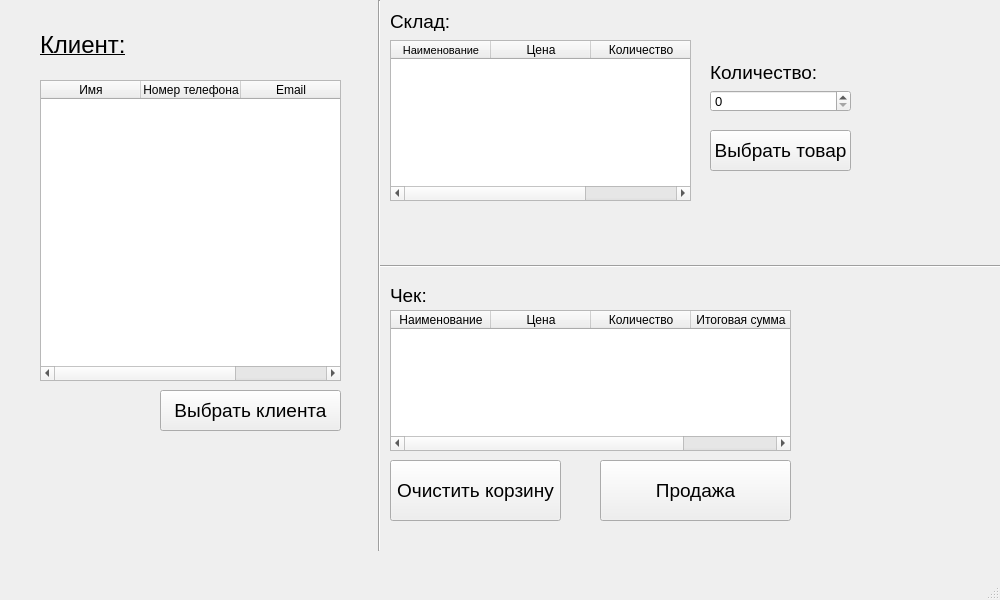
<?xml version="1.0" encoding="UTF-8"?>
<ui version="4.0">
 <class>MainWindow</class>
 <widget class="QMainWindow" name="MainWindow">
  <property name="geometry">
   <rect>
    <x>0</x>
    <y>0</y>
    <width>1000</width>
    <height>600</height>
   </rect>
  </property>
  <property name="windowTitle">
   <string>MainWindow</string>
  </property>
  <widget class="QWidget" name="centralwidget">
   <widget class="QLabel" name="label">
    <property name="geometry">
     <rect>
      <x>40</x>
      <y>30</y>
      <width>101</width>
      <height>31</height>
     </rect>
    </property>
    <property name="text">
     <string>&lt;html&gt;&lt;head/&gt;&lt;body&gt;&lt;p&gt;&lt;span style=&quot; font-size:18pt; text-decoration: underline;&quot;&gt;Клиент:&lt;/span&gt;&lt;/p&gt;&lt;/body&gt;&lt;/html&gt;</string>
    </property>
   </widget>
   <widget class="QSpinBox" name="spinBox">
    <property name="geometry">
     <rect>
      <x>710</x>
      <y>90</y>
      <width>141</width>
      <height>22</height>
     </rect>
    </property>
    <property name="font">
     <font>
      <pointsize>10</pointsize>
     </font>
    </property>
   </widget>
   <widget class="Line" name="line">
    <property name="geometry">
     <rect>
      <x>364</x>
      <y>0</y>
      <width>31</width>
      <height>551</height>
     </rect>
    </property>
    <property name="orientation">
     <enum>Qt::Vertical</enum>
    </property>
   </widget>
   <widget class="Line" name="line_2">
    <property name="geometry">
     <rect>
      <x>380</x>
      <y>256</y>
      <width>621</width>
      <height>20</height>
     </rect>
    </property>
    <property name="orientation">
     <enum>Qt::Horizontal</enum>
    </property>
   </widget>
   <widget class="QLabel" name="label_9">
    <property name="geometry">
     <rect>
      <x>390</x>
      <y>10</y>
      <width>61</width>
      <height>21</height>
     </rect>
    </property>
    <property name="text">
     <string>&lt;html&gt;&lt;head/&gt;&lt;body&gt;&lt;p&gt;&lt;span style=&quot; font-size:14pt;&quot;&gt;Склад:&lt;/span&gt;&lt;/p&gt;&lt;/body&gt;&lt;/html&gt;</string>
    </property>
   </widget>
   <widget class="QTableWidget" name="warehause_table">
    <property name="geometry">
     <rect>
      <x>390</x>
      <y>40</y>
      <width>301</width>
      <height>161</height>
     </rect>
    </property>
    <column>
     <property name="text">
      <string>Наименование</string>
     </property>
     <property name="font">
      <font>
       <pointsize>8</pointsize>
      </font>
     </property>
    </column>
    <column>
     <property name="text">
      <string>Цена</string>
     </property>
    </column>
    <column>
     <property name="text">
      <string>Количество</string>
     </property>
    </column>
   </widget>
   <widget class="QLabel" name="label_10">
    <property name="geometry">
     <rect>
      <x>390</x>
      <y>280</y>
      <width>41</width>
      <height>31</height>
     </rect>
    </property>
    <property name="text">
     <string>&lt;html&gt;&lt;head/&gt;&lt;body&gt;&lt;p&gt;&lt;span style=&quot; font-size:14pt;&quot;&gt;Чек:&lt;/span&gt;&lt;/p&gt;&lt;/body&gt;&lt;/html&gt;</string>
    </property>
   </widget>
   <widget class="QPushButton" name="pushButton">
    <property name="geometry">
     <rect>
      <x>390</x>
      <y>460</y>
      <width>171</width>
      <height>61</height>
     </rect>
    </property>
    <property name="font">
     <font>
      <pointsize>14</pointsize>
     </font>
    </property>
    <property name="text">
     <string>Очистить корзину</string>
    </property>
   </widget>
   <widget class="QPushButton" name="pushButton_2">
    <property name="geometry">
     <rect>
      <x>600</x>
      <y>460</y>
      <width>191</width>
      <height>61</height>
     </rect>
    </property>
    <property name="font">
     <font>
      <pointsize>14</pointsize>
     </font>
    </property>
    <property name="text">
     <string>Продажа</string>
    </property>
   </widget>
   <widget class="QTableWidget" name="check_table">
    <property name="geometry">
     <rect>
      <x>390</x>
      <y>310</y>
      <width>401</width>
      <height>141</height>
     </rect>
    </property>
    <column>
     <property name="text">
      <string>Наименование</string>
     </property>
    </column>
    <column>
     <property name="text">
      <string>Цена</string>
     </property>
    </column>
    <column>
     <property name="text">
      <string>Количество</string>
     </property>
    </column>
    <column>
     <property name="text">
      <string>Итоговая сумма</string>
     </property>
    </column>
   </widget>
   <widget class="QTableWidget" name="customer_table">
    <property name="geometry">
     <rect>
      <x>40</x>
      <y>80</y>
      <width>301</width>
      <height>301</height>
     </rect>
    </property>
    <column>
     <property name="text">
      <string>Имя</string>
     </property>
    </column>
    <column>
     <property name="text">
      <string>Номер телефона</string>
     </property>
    </column>
    <column>
     <property name="text">
      <string>Email</string>
     </property>
    </column>
   </widget>
   <widget class="QPushButton" name="pushButton_3">
    <property name="geometry">
     <rect>
      <x>160</x>
      <y>390</y>
      <width>181</width>
      <height>41</height>
     </rect>
    </property>
    <property name="font">
     <font>
      <pointsize>14</pointsize>
     </font>
    </property>
    <property name="text">
     <string>Выбрать клиента</string>
    </property>
   </widget>
   <widget class="QPushButton" name="pushButton_4">
    <property name="geometry">
     <rect>
      <x>710</x>
      <y>130</y>
      <width>141</width>
      <height>41</height>
     </rect>
    </property>
    <property name="font">
     <font>
      <pointsize>14</pointsize>
     </font>
    </property>
    <property name="text">
     <string>Выбрать товар</string>
    </property>
   </widget>
   <widget class="QLabel" name="label_2">
    <property name="geometry">
     <rect>
      <x>710</x>
      <y>62</y>
      <width>141</width>
      <height>21</height>
     </rect>
    </property>
    <property name="font">
     <font>
      <pointsize>14</pointsize>
     </font>
    </property>
    <property name="text">
     <string>Количество:</string>
    </property>
   </widget>
  </widget>
  <widget class="QMenuBar" name="menubar">
   <property name="geometry">
    <rect>
     <x>0</x>
     <y>0</y>
     <width>1000</width>
     <height>20</height>
    </rect>
   </property>
  </widget>
  <widget class="QStatusBar" name="statusbar"/>
 </widget>
 <resources/>
 <connections/>
</ui>
